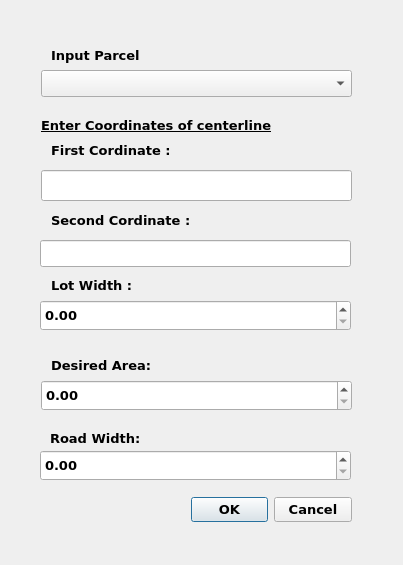
<?xml version="1.0" encoding="UTF-8"?>
<ui version="4.0">
 <class>SubDivDialogBase</class>
 <widget class="QDialog" name="SubDivDialogBase">
  <property name="geometry">
   <rect>
    <x>0</x>
    <y>0</y>
    <width>403</width>
    <height>565</height>
   </rect>
  </property>
  <property name="windowTitle">
   <string>Subdivision</string>
  </property>
  <widget class="QDialogButtonBox" name="button_box">
   <property name="geometry">
    <rect>
     <x>191</x>
     <y>490</y>
     <width>161</width>
     <height>40</height>
    </rect>
   </property>
   <property name="font">
    <font>
     <family>Verdana</family>
     <pointsize>10</pointsize>
     <weight>75</weight>
     <bold>true</bold>
    </font>
   </property>
   <property name="orientation">
    <enum>Qt::Horizontal</enum>
   </property>
   <property name="standardButtons">
    <set>QDialogButtonBox::Cancel|QDialogButtonBox::Ok</set>
   </property>
  </widget>
  <widget class="QLabel" name="label">
   <property name="geometry">
    <rect>
     <x>51</x>
     <y>40</y>
     <width>221</width>
     <height>31</height>
    </rect>
   </property>
   <property name="font">
    <font>
     <family>Verdana</family>
     <pointsize>10</pointsize>
     <weight>75</weight>
     <bold>true</bold>
    </font>
   </property>
   <property name="text">
    <string>Input Parcel</string>
   </property>
  </widget>
  <widget class="QLabel" name="label_5">
   <property name="geometry">
    <rect>
     <x>51</x>
     <y>270</y>
     <width>91</width>
     <height>31</height>
    </rect>
   </property>
   <property name="font">
    <font>
     <family>Verdana</family>
     <pointsize>10</pointsize>
     <weight>75</weight>
     <bold>true</bold>
    </font>
   </property>
   <property name="autoFillBackground">
    <bool>true</bool>
   </property>
   <property name="text">
    <string>Lot Width :</string>
   </property>
  </widget>
  <widget class="QDoubleSpinBox" name="dsbLot_Width">
   <property name="geometry">
    <rect>
     <x>40</x>
     <y>300</y>
     <width>311</width>
     <height>31</height>
    </rect>
   </property>
   <property name="font">
    <font>
     <family>Verdana</family>
     <pointsize>10</pointsize>
     <weight>75</weight>
     <bold>true</bold>
    </font>
   </property>
  </widget>
  <widget class="QLabel" name="label_6">
   <property name="geometry">
    <rect>
     <x>51</x>
     <y>350</y>
     <width>111</width>
     <height>31</height>
    </rect>
   </property>
   <property name="font">
    <font>
     <family>Verdana</family>
     <pointsize>10</pointsize>
     <weight>75</weight>
     <bold>true</bold>
    </font>
   </property>
   <property name="text">
    <string>Desired Area:</string>
   </property>
  </widget>
  <widget class="QDoubleSpinBox" name="dsbDesired_Area">
   <property name="enabled">
    <bool>true</bool>
   </property>
   <property name="geometry">
    <rect>
     <x>41</x>
     <y>380</y>
     <width>311</width>
     <height>31</height>
    </rect>
   </property>
   <property name="font">
    <font>
     <family>Verdana</family>
     <pointsize>10</pointsize>
     <weight>75</weight>
     <bold>true</bold>
    </font>
   </property>
  </widget>
  <widget class="QgsMapLayerComboBox" name="cbParcel">
   <property name="geometry">
    <rect>
     <x>41</x>
     <y>70</y>
     <width>311</width>
     <height>27</height>
    </rect>
   </property>
   <property name="font">
    <font>
     <family>Verdana</family>
     <pointsize>10</pointsize>
     <weight>75</weight>
     <bold>true</bold>
    </font>
   </property>
  </widget>
  <widget class="QLabel" name="label_2">
   <property name="geometry">
    <rect>
     <x>41</x>
     <y>110</y>
     <width>311</width>
     <height>31</height>
    </rect>
   </property>
   <property name="font">
    <font>
     <family>Verdana</family>
     <pointsize>10</pointsize>
     <weight>75</weight>
     <bold>true</bold>
     <underline>true</underline>
    </font>
   </property>
   <property name="text">
    <string>Enter Coordinates of centerline</string>
   </property>
   <property name="textFormat">
    <enum>Qt::RichText</enum>
   </property>
  </widget>
  <widget class="QLabel" name="label_3">
   <property name="geometry">
    <rect>
     <x>51</x>
     <y>140</y>
     <width>271</width>
     <height>21</height>
    </rect>
   </property>
   <property name="font">
    <font>
     <family>Verdana</family>
     <pointsize>10</pointsize>
     <weight>75</weight>
     <bold>true</bold>
    </font>
   </property>
   <property name="text">
    <string>First Cordinate :</string>
   </property>
   <property name="textFormat">
    <enum>Qt::RichText</enum>
   </property>
  </widget>
  <widget class="QgsFilterLineEdit" name="mLineEdit">
   <property name="geometry">
    <rect>
     <x>41</x>
     <y>170</y>
     <width>311</width>
     <height>31</height>
    </rect>
   </property>
   <property name="font">
    <font>
     <family>Verdana</family>
     <pointsize>10</pointsize>
     <weight>75</weight>
     <bold>true</bold>
    </font>
   </property>
   <property name="qgisRelation" stdset="0">
    <string notr="true"/>
   </property>
  </widget>
  <widget class="QgsFilterLineEdit" name="mLineEdit_2">
   <property name="geometry">
    <rect>
     <x>40</x>
     <y>240</y>
     <width>311</width>
     <height>27</height>
    </rect>
   </property>
   <property name="font">
    <font>
     <family>Verdana</family>
     <pointsize>10</pointsize>
     <weight>75</weight>
     <bold>true</bold>
    </font>
   </property>
   <property name="qgisRelation" stdset="0">
    <string notr="true"/>
   </property>
  </widget>
  <widget class="QLabel" name="label_4">
   <property name="geometry">
    <rect>
     <x>51</x>
     <y>210</y>
     <width>271</width>
     <height>21</height>
    </rect>
   </property>
   <property name="font">
    <font>
     <family>Verdana</family>
     <pointsize>10</pointsize>
     <weight>75</weight>
     <bold>true</bold>
    </font>
   </property>
   <property name="text">
    <string>Second Cordinate :</string>
   </property>
   <property name="textFormat">
    <enum>Qt::RichText</enum>
   </property>
  </widget>
  <widget class="QDoubleSpinBox" name="dsbRoad_Width">
   <property name="geometry">
    <rect>
     <x>40</x>
     <y>450</y>
     <width>311</width>
     <height>31</height>
    </rect>
   </property>
   <property name="font">
    <font>
     <family>Verdana</family>
     <pointsize>10</pointsize>
     <weight>75</weight>
     <bold>true</bold>
    </font>
   </property>
  </widget>
  <widget class="QLabel" name="label_7">
   <property name="geometry">
    <rect>
     <x>50</x>
     <y>430</y>
     <width>101</width>
     <height>16</height>
    </rect>
   </property>
   <property name="font">
    <font>
     <family>Verdana</family>
     <pointsize>10</pointsize>
     <weight>75</weight>
     <bold>true</bold>
    </font>
   </property>
   <property name="text">
    <string>Road Width:</string>
   </property>
  </widget>
 </widget>
 <customwidgets>
  <customwidget>
   <class>QgsFilterLineEdit</class>
   <extends>QLineEdit</extends>
   <header>qgsfilterlineedit.h</header>
  </customwidget>
  <customwidget>
   <class>QgsMapLayerComboBox</class>
   <extends>QComboBox</extends>
   <header>qgsmaplayercombobox.h</header>
  </customwidget>
 </customwidgets>
 <resources/>
 <connections>
  <connection>
   <sender>button_box</sender>
   <signal>accepted()</signal>
   <receiver>SubDivDialogBase</receiver>
   <slot>accept()</slot>
   <hints>
    <hint type="sourcelabel">
     <x>20</x>
     <y>20</y>
    </hint>
    <hint type="destinationlabel">
     <x>20</x>
     <y>20</y>
    </hint>
   </hints>
  </connection>
  <connection>
   <sender>button_box</sender>
   <signal>rejected()</signal>
   <receiver>SubDivDialogBase</receiver>
   <slot>reject()</slot>
   <hints>
    <hint type="sourcelabel">
     <x>20</x>
     <y>20</y>
    </hint>
    <hint type="destinationlabel">
     <x>20</x>
     <y>20</y>
    </hint>
   </hints>
  </connection>
 </connections>
</ui>
